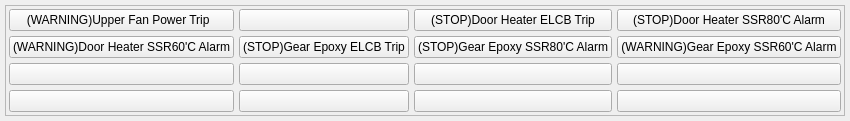
     <widget class="QWidget" name="tabD154">
      <attribute name="title">
       <string>D154</string>
      </attribute>
      <layout class="QVBoxLayout" name="verticalLayout_6">
       <property name="spacing">
        <number>5</number>
       </property>
       <property name="leftMargin">
        <number>5</number>
       </property>
       <property name="topMargin">
        <number>5</number>
       </property>
       <property name="rightMargin">
        <number>5</number>
       </property>
       <property name="bottomMargin">
        <number>5</number>
       </property>
       <item>
        <widget class="QFrame" name="frame_5">
         <property name="frameShape">
          <enum>QFrame::StyledPanel</enum>
         </property>
         <property name="frameShadow">
          <enum>QFrame::Raised</enum>
         </property>
         <layout class="QGridLayout" name="gridLayout_5">
          <property name="leftMargin">
           <number>3</number>
          </property>
          <property name="topMargin">
           <number>3</number>
          </property>
          <property name="rightMargin">
           <number>3</number>
          </property>
          <property name="bottomMargin">
           <number>3</number>
          </property>
          <property name="spacing">
           <number>5</number>
          </property>
          <item row="0" column="0">
           <widget class="QPushButton" name="D154_1">
            <property name="sizePolicy">
             <sizepolicy hsizetype="Preferred" vsizetype="Preferred">
              <horstretch>0</horstretch>
              <verstretch>0</verstretch>
             </sizepolicy>
            </property>
            <property name="text">
             <string>(WARNING)Upper Fan Power Trip  </string>
            </property>
            <property name="checkable">
             <bool>true</bool>
            </property>
           </widget>
          </item>
          <item row="0" column="1">
           <widget class="QPushButton" name="D154_2">
            <property name="sizePolicy">
             <sizepolicy hsizetype="Preferred" vsizetype="Preferred">
              <horstretch>0</horstretch>
              <verstretch>0</verstretch>
             </sizepolicy>
            </property>
            <property name="text">
             <string/>
            </property>
            <property name="checkable">
             <bool>true</bool>
            </property>
           </widget>
          </item>
          <item row="0" column="2">
           <widget class="QPushButton" name="D154_3">
            <property name="sizePolicy">
             <sizepolicy hsizetype="Preferred" vsizetype="Preferred">
              <horstretch>0</horstretch>
              <verstretch>0</verstretch>
             </sizepolicy>
            </property>
            <property name="text">
             <string>(STOP)Door Heater ELCB Trip</string>
            </property>
            <property name="checkable">
             <bool>true</bool>
            </property>
           </widget>
          </item>
          <item row="0" column="3">
           <widget class="QPushButton" name="D154_4">
            <property name="sizePolicy">
             <sizepolicy hsizetype="Preferred" vsizetype="Preferred">
              <horstretch>0</horstretch>
              <verstretch>0</verstretch>
             </sizepolicy>
            </property>
            <property name="text">
             <string>(STOP)Door Heater SSR80'C Alarm</string>
            </property>
            <property name="checkable">
             <bool>true</bool>
            </property>
           </widget>
          </item>
          <item row="1" column="0">
           <widget class="QPushButton" name="D154_5">
            <property name="sizePolicy">
             <sizepolicy hsizetype="Preferred" vsizetype="Preferred">
              <horstretch>0</horstretch>
              <verstretch>0</verstretch>
             </sizepolicy>
            </property>
            <property name="text">
             <string>(WARNING)Door Heater SSR60'C Alarm</string>
            </property>
            <property name="checkable">
             <bool>true</bool>
            </property>
           </widget>
          </item>
          <item row="1" column="1">
           <widget class="QPushButton" name="D154_6">
            <property name="sizePolicy">
             <sizepolicy hsizetype="Preferred" vsizetype="Preferred">
              <horstretch>0</horstretch>
              <verstretch>0</verstretch>
             </sizepolicy>
            </property>
            <property name="text">
             <string>(STOP)Gear Epoxy ELCB Trip</string>
            </property>
            <property name="checkable">
             <bool>true</bool>
            </property>
           </widget>
          </item>
          <item row="1" column="2">
           <widget class="QPushButton" name="D154_7">
            <property name="sizePolicy">
             <sizepolicy hsizetype="Preferred" vsizetype="Preferred">
              <horstretch>0</horstretch>
              <verstretch>0</verstretch>
             </sizepolicy>
            </property>
            <property name="text">
             <string>(STOP)Gear Epoxy SSR80'C Alarm</string>
            </property>
            <property name="checkable">
             <bool>true</bool>
            </property>
           </widget>
          </item>
          <item row="1" column="3">
           <widget class="QPushButton" name="D154_8">
            <property name="sizePolicy">
             <sizepolicy hsizetype="Preferred" vsizetype="Preferred">
              <horstretch>0</horstretch>
              <verstretch>0</verstretch>
             </sizepolicy>
            </property>
            <property name="text">
             <string>(WARNING)Gear Epoxy SSR60'C Alarm</string>
            </property>
            <property name="checkable">
             <bool>true</bool>
            </property>
           </widget>
          </item>
          <item row="2" column="0">
           <widget class="QPushButton" name="D154_9">
            <property name="sizePolicy">
             <sizepolicy hsizetype="Preferred" vsizetype="Preferred">
              <horstretch>0</horstretch>
              <verstretch>0</verstretch>
             </sizepolicy>
            </property>
            <property name="text">
             <string/>
            </property>
            <property name="checkable">
             <bool>true</bool>
            </property>
           </widget>
          </item>
          <item row="2" column="1">
           <widget class="QPushButton" name="D154_10">
            <property name="sizePolicy">
             <sizepolicy hsizetype="Preferred" vsizetype="Preferred">
              <horstretch>0</horstretch>
              <verstretch>0</verstretch>
             </sizepolicy>
            </property>
            <property name="text">
             <string/>
            </property>
            <property name="checkable">
             <bool>true</bool>
            </property>
           </widget>
          </item>
          <item row="2" column="2">
           <widget class="QPushButton" name="D154_11">
            <property name="sizePolicy">
             <sizepolicy hsizetype="Preferred" vsizetype="Preferred">
              <horstretch>0</horstretch>
              <verstretch>0</verstretch>
             </sizepolicy>
            </property>
            <property name="text">
             <string/>
            </property>
            <property name="checkable">
             <bool>true</bool>
            </property>
           </widget>
          </item>
          <item row="2" column="3">
           <widget class="QPushButton" name="D154_12">
            <property name="sizePolicy">
             <sizepolicy hsizetype="Preferred" vsizetype="Preferred">
              <horstretch>0</horstretch>
              <verstretch>0</verstretch>
             </sizepolicy>
            </property>
            <property name="text">
             <string/>
            </property>
            <property name="checkable">
             <bool>true</bool>
            </property>
           </widget>
          </item>
          <item row="3" column="0">
           <widget class="QPushButton" name="D154_13">
            <property name="sizePolicy">
             <sizepolicy hsizetype="Preferred" vsizetype="Preferred">
              <horstretch>0</horstretch>
              <verstretch>0</verstretch>
             </sizepolicy>
            </property>
            <property name="text">
             <string/>
            </property>
            <property name="checkable">
             <bool>true</bool>
            </property>
           </widget>
          </item>
          <item row="3" column="1">
           <widget class="QPushButton" name="D154_14">
            <property name="sizePolicy">
             <sizepolicy hsizetype="Preferred" vsizetype="Preferred">
              <horstretch>0</horstretch>
              <verstretch>0</verstretch>
             </sizepolicy>
            </property>
            <property name="text">
             <string/>
            </property>
            <property name="checkable">
             <bool>true</bool>
            </property>
           </widget>
          </item>
          <item row="3" column="2">
           <widget class="QPushButton" name="D154_15">
            <property name="sizePolicy">
             <sizepolicy hsizetype="Preferred" vsizetype="Preferred">
              <horstretch>0</horstretch>
              <verstretch>0</verstretch>
             </sizepolicy>
            </property>
            <property name="text">
             <string/>
            </property>
            <property name="checkable">
             <bool>true</bool>
            </property>
           </widget>
          </item>
          <item row="3" column="3">
           <widget class="QPushButton" name="D154_16">
            <property name="sizePolicy">
             <sizepolicy hsizetype="Preferred" vsizetype="Preferred">
              <horstretch>0</horstretch>
              <verstretch>0</verstretch>
             </sizepolicy>
            </property>
            <property name="text">
             <string/>
            </property>
            <property name="checkable">
             <bool>true</bool>
            </property>
           </widget>
          </item>
         </layout>
        </widget>
       </item>
      </layout>
     </widget>
